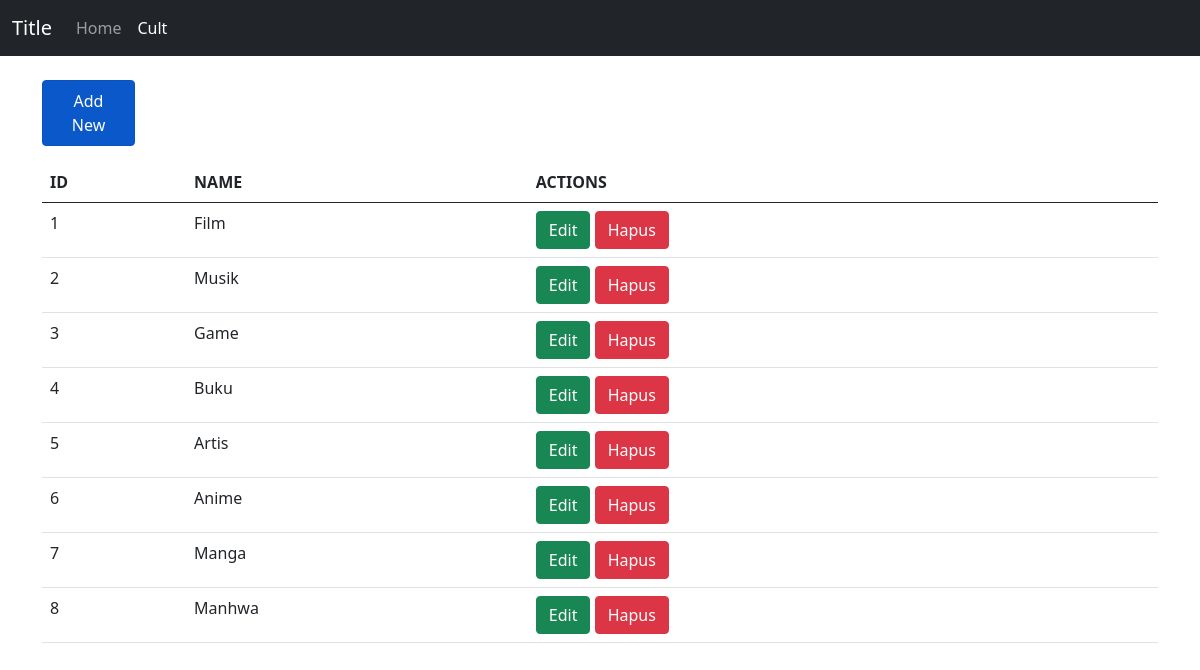
Screenshot of /source_code/cult.php with the database file from the repository.
### tables this page shows
CREATE TABLE `cult` (
  `id` int(11) NOT NULL,
  `name` varchar(254) DEFAULT NULL
);

### source_code/controllers/Cult.controller.php (called while the page is built, shortened)
<?php
include_once("models/Cult.class.php");
include_once("views/Cult.view.php");
class CultController{
    private $cult;
    function __construct(){
    $this->cult = new Cult(Connection::$db_host, Connection::$db_user, Connection::$db_pass, Connection::$db_name);
  }
  public function index() {
    $this->cult->open();
    $this->cult->getCult();
    $data = array(
        'cults' => array(),
      );
    while($row = $this->cult->getResult()){
      array_push($data['cults'], $row);
    }
    $view = new CultView();
    $view->render($data);
  }
}

### source_code/views/Cult.view.php (the view, shortened to what this page needs)
<?php
class CultView{
    public function render($data){
        $dataCult = null;
        $no = 1;
        foreach($data['cults'] as $val){
            list($id, $name) = $val;
            $dataCult .= "<tr>
            <td>" . $no . "</td>
            <td>" . $name . "</td>
            <td>
                <a href='cult.php?id_edit=" . $id .  "' class='btn btn-success' '>Edit</a>
                <a href='cult.php?id_hapus=" . $id . "' class='btn btn-danger' '>Hapus</a>
            </td>
            </tr>";
            $no++;
        }
    }
}
?>

### rows the page displays
cult: name "Film"
cult: name "Musik"
cult: name "Game"
cult: name "Buku"
cult: name "Artis"
cult: name "Anime"
cult: name "Manga"
cult: name "Manhwa"

### other values shown
$this->content "Title Home Cult Add New ID NAME ACTIONS"
